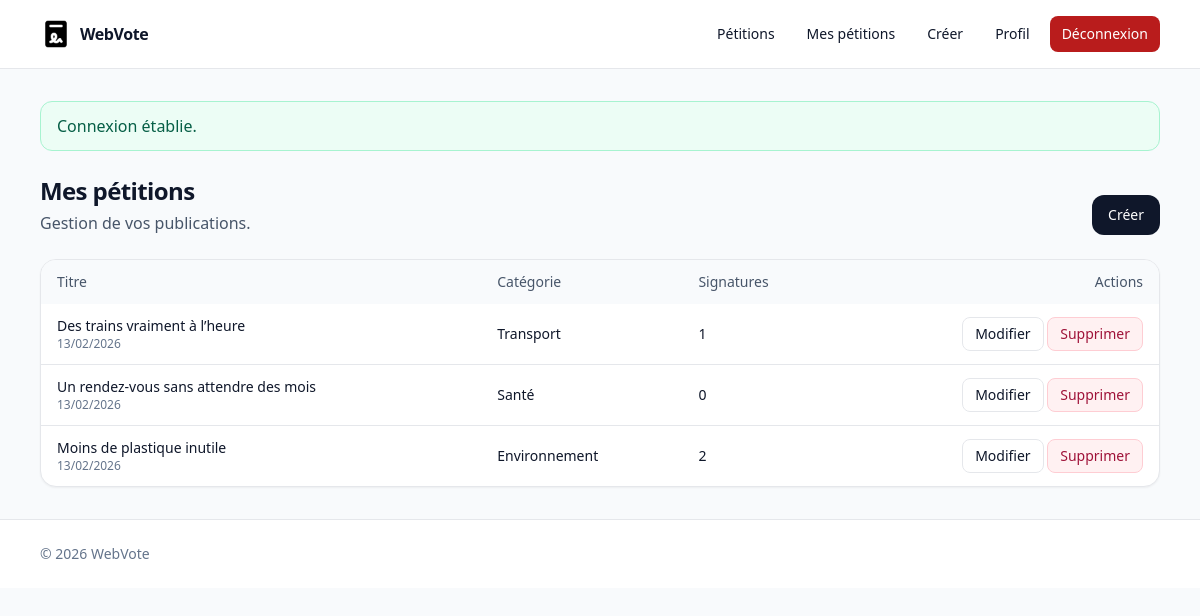
The app's page /petition/mine (signed in) with its own data.
### tables this page shows
CREATE TABLE `petitions` (
  `id` int NOT NULL,
  `user_id` int NOT NULL,
  `category_id` int NOT NULL,
  `title` varchar(160) NOT NULL,
  `description` text NOT NULL,
  `image` varchar(255) DEFAULT NULL,
  `goal_signatures` int NOT NULL DEFAULT '100',
  `status` enum('DRAFT','PUBLISHED','HIDDEN','CLOSED') NOT NULL DEFAULT 'PUBLISHED',
  `created_at` datetime NOT NULL
);

CREATE TABLE `categories` (
  `id` int NOT NULL,
  `name` varchar(60) NOT NULL
);

### Core/Controller.php (called while the page is built, shortened)
<?php
class Controller
{
    protected $session;
    public function __construct()
    {
        $this->session = new Session;
    }
    public function render($layout, $template, $params = [])
    {
        extract($params);
        require ROOT_PATH . '/App/View/' . $template;
        return ob_end_flush();
    }
    public function consumeFlash()
    {
        $messages = [
            'success' => $this->session->get('success'),
            'errors' => $this->session->get('errors'),
        ];
        $this->session->remove('success');
        $this->session->remove('errors');
        return $messages;
    }
    public function user()
    {
        return $this->session->get('user');
    }
}

### App/Controller/PetitionController.php (called while the page is built, shortened)
<?php
class PetitionController extends Controller
{
    public function mine()
    {
        $petitionModel = new PetitionModel;
        $user = $this->user();
        $petitions = $petitionModel->listByUser($user['id']);
        $this->render('layout/base.php', 'petition/mine.php', [
            'pageTitle' => 'Mes pétitions',
            'petitions' => $petitions,
            'messages' => $this->consumeFlash(),
            'user' => $user
        ]);
    }
}

### Core/Router.php (called while the page is built, shortened)
<?php
class Router
{
    public function route()
    {
        $uri = $_SERVER['REQUEST_URI'] ?? '/';
        $path = strtok($uri, '?');
        $path = ltrim($path, '/');
        $segments = $path === '' ? [] : explode('/', $path);
        $methodName = isset($segments[1]) && $segments[1] !== '' ? $segments[1] : 'index';
        $controller = new $controllerClass;
        $params = array_slice($segments, 2);
        call_user_func_array([$controller, $methodName], $params);
    }
}

### index.php (called while the page is built, shortened)
<?php
$router = new Core\Router;
$router->route();

### Core/Model.php (called while the page is built, shortened)
<?php
class Model
{
    protected $db;
    public function __construct()
    {
        if (!$this->db) {
            $infos = simplexml_load_file(__DIR__ . '/config.xml');
            $host = (string)$infos->host;
            $db = (string)$infos->db;
            $user = (string)$infos->user;
            $password = (string)$infos->password;
            $port = isset($infos->port) ? trim((string)$infos->port) : '';
            $dsn = 'mysql:host=' . $host . ';dbname=' . $db;
            if ($port !== '') {
                $dsn .= ';port=' . $port;
            }
            try {
                $this->db = new \PDO(
                    $dsn,
                    $user,
                    $password,
                    [
                        \PDO::ATTR_ERRMODE => \PDO::ERRMODE_EXCEPTION,
                        \PDO::MYSQL_ATTR_INIT_COMMAND => 'SET NAMES utf8'
                    ]
                );
            } catch (\PDOException $e) {
                exit('Erreur de connexion : ' . $e->getMessage());
            }
        }
    }
}

### Core/Session.php (called while the page is built, shortened)
<?php
class Session
{
    public function get($index)
    {
        return isset($_SESSION[$index]) ? $_SESSION[$index] : null;
    }
}

### App/Model/PetitionModel.php (called while the page is built, shortened)
<?php
class PetitionModel extends Model
{
    public function listByUser($userId)
    {
        $stmt = $this->db->prepare('SELECT p.*,
            (SELECT COUNT(*) FROM signatures s WHERE s.petition_id = p.id) AS signatures_count,
            c.name AS category_name
            FROM petitions p
            JOIN categories c ON c.id = p.category_id
            WHERE p.user_id = :user_id
            ORDER BY p.created_at DESC');
        $stmt->execute(['user_id' => (int)$userId]);
        return $stmt->fetchAll(\PDO::FETCH_ASSOC);
    }
}

### App/View/petition/mine.php (the view, shortened to what this page needs)
<div class="flex flex-col gap-6">
    <div class="flex items-end justify-between gap-6">
        <div>
            <h1 class="text-2xl font-semibold tracking-tight">Mes pétitions</h1>
            <p class="mt-1 text-slate-600">Gestion de vos publications.</p>
        </div>
        <a class="rounded-xl bg-slate-900 px-4 py-2.5 text-sm font-medium text-white hover:bg-slate-800" href="<?= ROOT_URL ?>petition/create">Créer</a>
    </div>
    <div class="overflow-hidden rounded-2xl border bg-white shadow-sm">
        <table class="w-full text-sm">
            <thead class="bg-slate-50 text-slate-600">
                <tr>
                    <th class="px-4 py-3 text-left font-medium">Titre</th>
                    <th class="px-4 py-3 text-left font-medium">Catégorie</th>
                    <th class="px-4 py-3 text-left font-medium">Signatures</th>
                    <th class="px-4 py-3 text-right font-medium">Actions</th>
                </tr>
            </thead>
            <tbody class="divide-y">
                <?php foreach ($petitions as $p) : ?>
                    <tr>
                        <td class="px-4 py-3">
                            <a class="font-medium hover:underline" href="<?= ROOT_URL ?>petition/show/<?= (int)$p['id'] ?>"><?= htmlspecialchars($p['title']) ?></a>
                            <div class="text-xs text-slate-500"><?= htmlspecialchars(date('d/m/Y', strtotime($p['created_at']))) ?></div>
                        </td>
                        <td class="px-4 py-3"><?= htmlspecialchars($p['category_name']) ?></td>
                        <td class="px-4 py-3"><?= (int)$p['signatures_count'] ?></td>
                        <td class="px-4 py-3 text-right">
                            <a class="inline-flex rounded-lg border px-3 py-1.5 hover:bg-slate-50" href="<?= ROOT_URL ?>petition/edit/<?= (int)$p['id'] ?>">Modifier</a>
                            <a class="inline-flex rounded-lg border border-rose-200 bg-rose-50 px-3 py-1.5 text-rose-800 hover:bg-rose-100" href="<?= ROOT_URL ?>petition/delete/<?= (int)$p['id'] ?>" onclick="return confirm('Supprimer ?')">Supprimer</a>
                        </td>
                    </tr>
                <?php endforeach; ?>
            </tbody>
        </table>
    </div>
</div>

### records on screen
petitions: title "Des trains vraiment à l’heure", created_at "13/02/2026", category.name "Transport", signatures_count "1"
petitions: title "Un rendez-vous sans attendre des mois", created_at "13/02/2026", category.name "Santé", signatures_count "0"
petitions: title "Moins de plastique inutile", created_at "13/02/2026", category.name "Environnement", signatures_count "2"

### other values on screen
$messages['success'] "Connexion établie."
